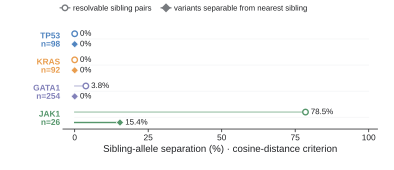

This chart was generated by the following Python code:
"""Fig. 3d — pair-level and nearest-sibling allele identification."""
from __future__ import annotations

from matplotlib.lines import Line2D

import fig3_common as S

# Publication contract inherited from fig3_common: Arial/Helvetica sans-serif;
# svg.fonttype="none"; pdf.fonttype=42; exports .svg, .pdf, .png and .tiff at dpi=600.
# Final assembled figure target: width_mm = 183.
W_MM, H_MM = 100.0, 43.0


def main() -> None:
    S.apply_style()
    df = S.read_csv("pairwise_resolvability.csv").set_index("gene")
    fig = S.figure(W_MM, H_MM)
    ax = fig.add_axes([0.16, 0.24, 0.80, 0.60])

    y_positions = list(range(len(S.GENE_ORDER)))[::-1]
    dy = 0.20
    for y, gene in zip(y_positions, S.GENE_ORDER):
        color = S.GENE_COLORS[gene]
        pair = 100.0 * float(df.loc[gene, "frac_pairs_resolvable"])
        nearest = 100.0 * float(df.loc[gene, "frac_identifiable"])

        ax.plot([0, 100], [y, y], color=S.PALE_GREY, lw=0.55, zorder=0)
        ax.plot([0, pair], [y + dy, y + dy], color=color, lw=0.85, alpha=0.55, zorder=2)
        ax.plot(
            pair,
            y + dy,
            marker="o",
            ms=4.0,
            mfc="white",
            mec=color,
            mew=1.0,
            zorder=4,
        )
        ax.plot([0, nearest], [y - dy, y - dy], color=color, lw=1.0, zorder=2)
        ax.plot(
            nearest,
            y - dy,
            marker="D",
            ms=3.7,
            mfc=color,
            mec="white",
            mew=0.45,
            zorder=4,
        )

        for value, yy in ((pair, y + dy), (nearest, y - dy)):
            label = "0%" if value == 0 else f"{value:.1f}%"
            ax.text(
                value + 1.8,
                yy,
                label,
                ha="left",
                va="center",
                fontsize=5.7,
                color=S.INK,
                zorder=5,
            )

    labels = [f"{gene}\nn={int(df.loc[gene, 'n_var'])}" for gene in S.GENE_ORDER]
    ax.set_yticks(y_positions)
    ax.set_yticklabels(labels, linespacing=1.05)
    S.gene_ticklabels(ax, "y")
    ax.set_xlim(-4, 103)
    ax.set_xticks([0, 25, 50, 75, 100])
    ax.set_ylim(-0.45, 3.45)
    ax.set_xlabel("Sibling-allele separation (%) · cosine-distance criterion", labelpad=2)
    ax.tick_params(axis="y", length=0, pad=2)
    ax.tick_params(axis="x", pad=1.5)
    S.despine(ax, keep=("bottom",))

    handles = [
        Line2D(
            [0],
            [0],
            marker="o",
            ls="-",
            lw=0.8,
            ms=4.0,
            color=S.GREY,
            mfc="white",
            mec=S.GREY,
            label="resolvable sibling pairs",
        ),
        Line2D(
            [0],
            [0],
            marker="D",
            ls="-",
            lw=0.9,
            ms=3.6,
            color=S.GREY,
            mfc=S.GREY,
            mec=S.GREY,
            label="variants separable from nearest sibling",
        ),
    ]
    fig.legend(
        handles=handles,
        loc="upper left",
        bbox_to_anchor=(0.145, 0.99),
        ncol=2,
        columnspacing=1.25,
        handlelength=1.25,
        handletextpad=0.4,
        borderaxespad=0,
        fontsize=5.6,
    )
    S.save(fig, "fig3d_sibling_identification")


if __name__ == "__main__":
    main()
